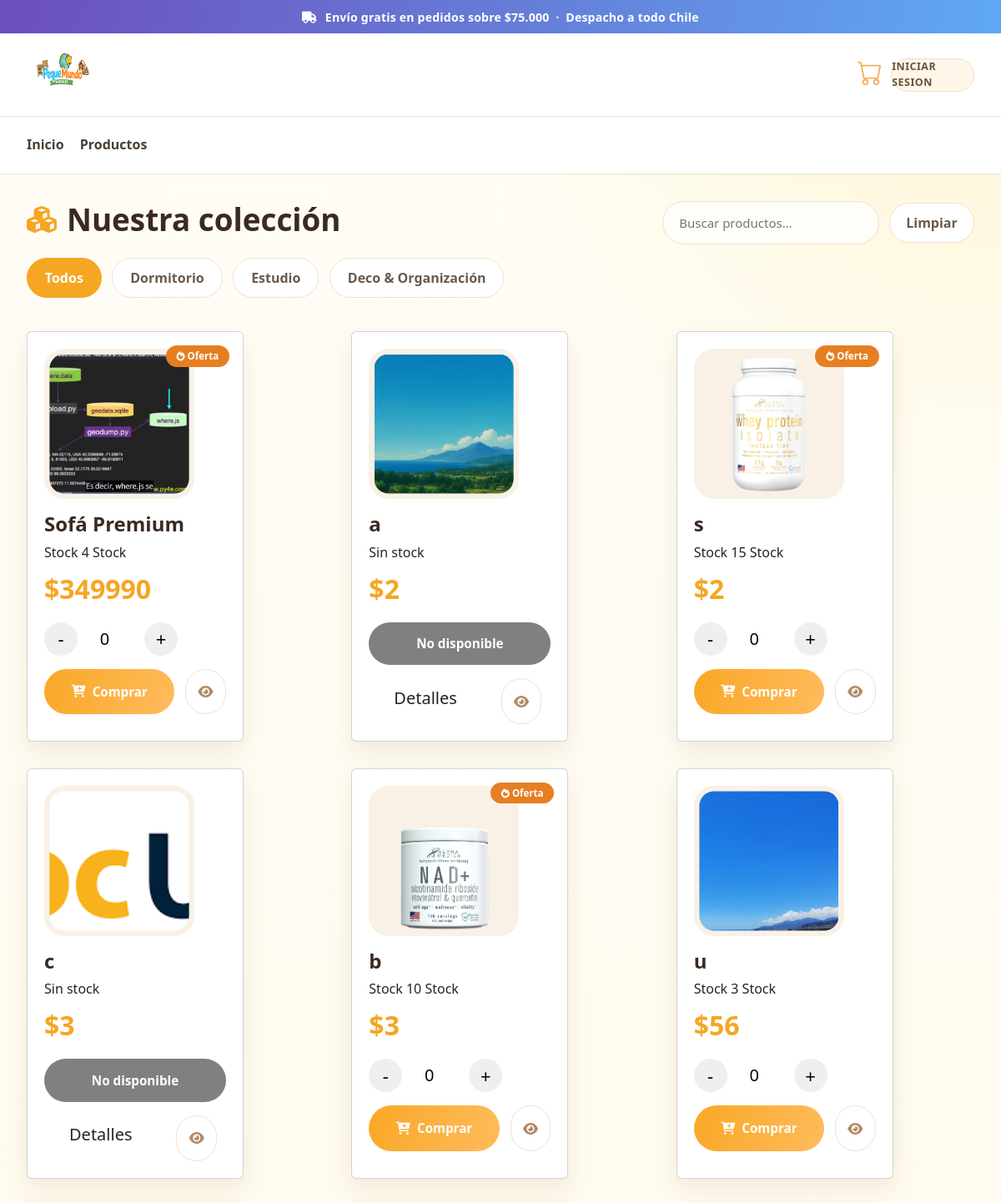
The page /paginaProductos/ (upper part) on the database as committed earlier.
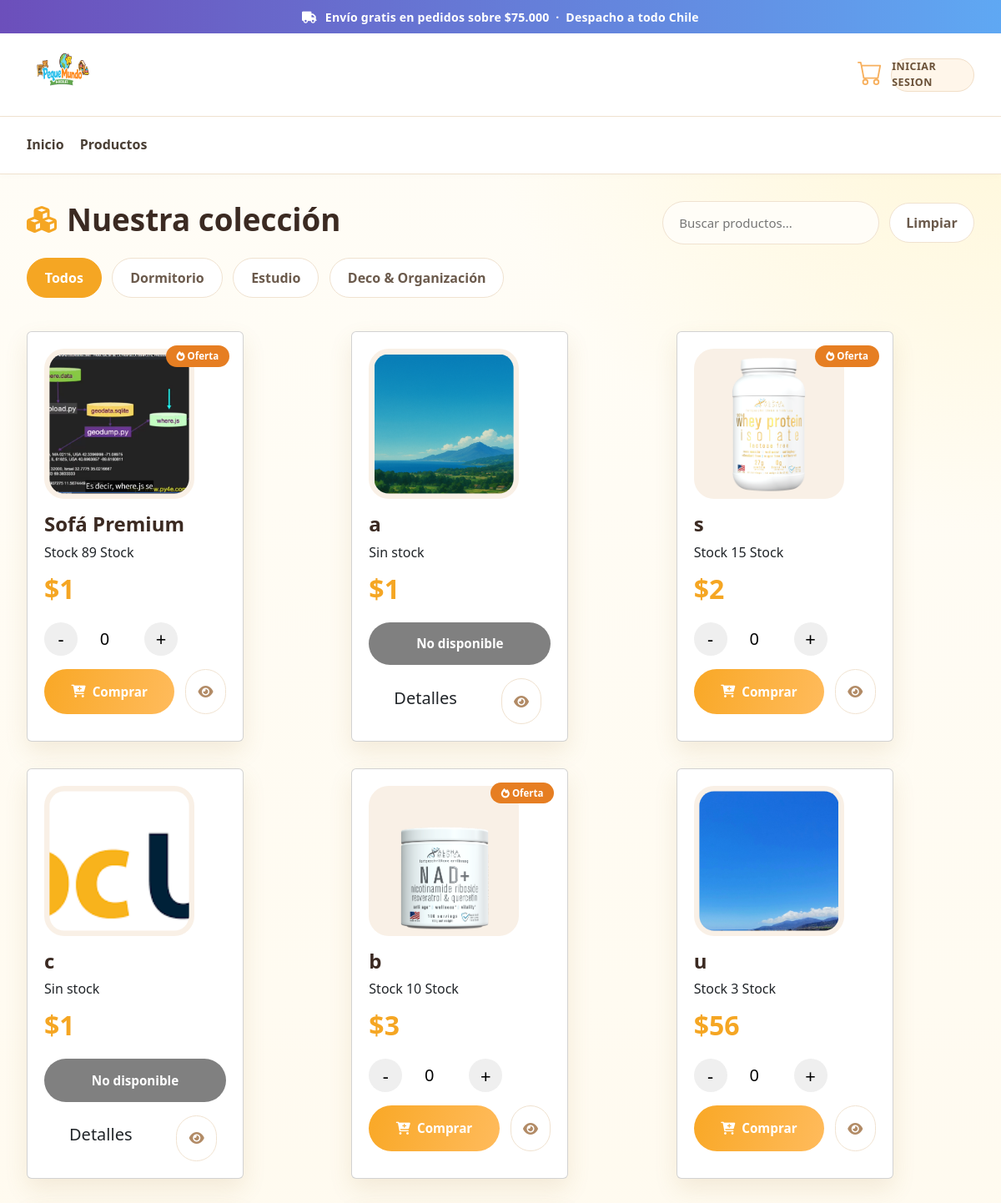
The same page on the database as committed later.
### app/models.py (models this page shows, shortened)
class mueble(models.Model):
    id = models.AutoField(primary_key=True)
    nombre = models.CharField(max_length=50)
    descripcion = models.CharField(max_length=50)
    foto = models.ImageField(
        upload_to= 'productos',
        null= True,
        blank= True,
    )
    precio = models.IntegerField()
    cantidad = models.IntegerField(default=0)
    estado = models.ForeignKey(
        estadoMueble,
        on_delete= models.CASCADE
    )
    disponiblidad = models.ForeignKey(
        disponiblidadMueble,
        on_delete= models.CASCADE
    )
    categoria_mueble = models.ForeignKey(
        categoriaMueble,
        on_delete= models.CASCADE,
        null=True
    )

class estadoMueble(models.Model):
    id = models.AutoField(primary_key=True)
    descripcion = models.CharField(max_length=50)
    def __str__(self):
        return self.descripcion

### app/views.py (the view)
# urls.py: path('paginaProductos/', listarCatalogo,name='IDpaginaProductos'),
def listarCatalogo(request):
    muebles = mueble.objects.all()
    page = request.GET.get('page', 1)
    paginator = Paginator(muebles, 8)
    try:
        muebles = paginator.page(page)
    except:
        muebles = paginator.page(1)
    varDatosMuebles = {
        'entity': muebles,
        'paginator': paginator,
        'datosMuebles': muebles
    }
    return render(
        request,
        'productos.html',
        varDatosMuebles
    )

### app/templates/productos.html (shortened to what the changed rows need)
{% load static %}
{% include 'base/navbar.html' %}
{% block content %}
<main class="products-container">
    <div class="products-header">
        <h1>
            <i class="fas fa-cubes"></i>
            Nuestra colección
        </h1>
    </div>
    <div id="productosGrid" class="productos-grid">
        {% for producto in datosMuebles %}
        <div class="card" data-id="{{ producto.id }}">
            <form
                method="POST"
                action="{% url 'agregar_carrito' producto.id %}"
            >
                {% if producto.estado.id == 1 %}
                       <div class="card-badge hot">
                           <i class="fas fa-fire"></i>
                           {{ producto.estado }}
                        </div>
                {% endif %}
                <img
                    src="{{ producto.foto.url }}"
                    alt="{{ producto.nombre }}"
                >
                <h3>{{ producto.nombre }}</h3>
                <div>
                    {% if producto.disponiblidad.descripcion != 'No disponible' %}
                        Stock {{ producto.cantidad }}
                        Stock {{ producto.disponibilidad.descripcion }}
                    {% else %}
                        Sin stock
                    {% endif %}
                </div>
                <div class="price">
                    ${{ producto.precio }}
                </div>
                {% if producto.disponiblidad.descripcion != 'No disponible'  %}
                <div class="contador">
                    <button
                        type="button"
                        onclick="restar(this)"
                        class="btn-contador"
                    >
                        -
                    </button>
                    <input
                        type="number"
                        id="cantidad"
                        name="cantidad"
                        value="0"
                        min="0"
                        max="{{ producto.cantidad }}"
                        readonly
                    >
                    <button
                        type="button"
                        onclick="sumar(this)"
                        class="btn-contador"
                    >
                        +
                    </button>
                </div>
                {% else %}
                    <button
                        class="btn-buy"
                            style="
                                background: gray;
                                cursor: not-allowed;
                                width: 100%;"
                        disabled
                    >
                        No disponible
                    </button>
                {% endif %}
                <div class="card-actions">
                    {% if producto.disponiblidad.descripcion != 'No disponible' %}
                    <button
                        type="submit"
                        class="btn-buy"
                        onclick="mostrarAlerta(event)"
                    >
                        <i class="fas fa-cart-plus"></i>
                        Comprar
                    </button>
                                        {% else %}
                    <h5 style="
                        display: flex;
                        justify-content: center;
                        align-items: center;
                        margin-right: 40px;
                        margin-left: 30px;
                    ">
                        Detalles
                    </h5>
                    {% endif %}
                    <button
                        type="button"
                        class="btn-detail"
                        data-bs-toggle="modal"
                        data-bs-target="#exampleModal{{ producto.id }}"
                    >
                        <i class="fas fa-eye"></i>
                    </button>
                </div>
            </form>
        </div>
        {% endfor %}
      </div>
</main>
{% endblock %}
{% include 'base/footer.html' %}

Rows that differ between the two databases and show on the page:
changed mueble "Sofá Premium": cantidad "4" → "89"; precio "349990" → "1"
changed mueble (number 2 of 6 on the later page): precio "2" → "1"
changed mueble (number 4 of 6 on the later page): precio "3" → "1"
